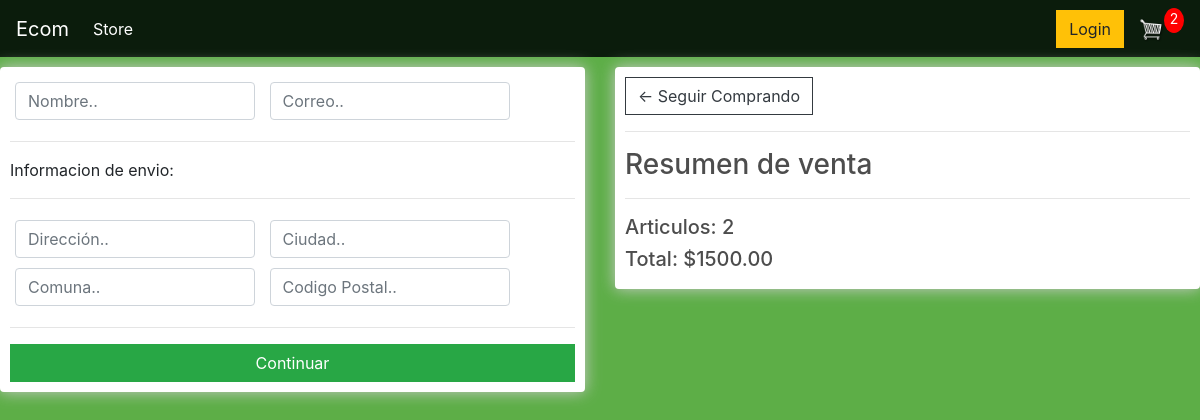
/checkout/ (signed in), run on an earlier commit of the app's database.
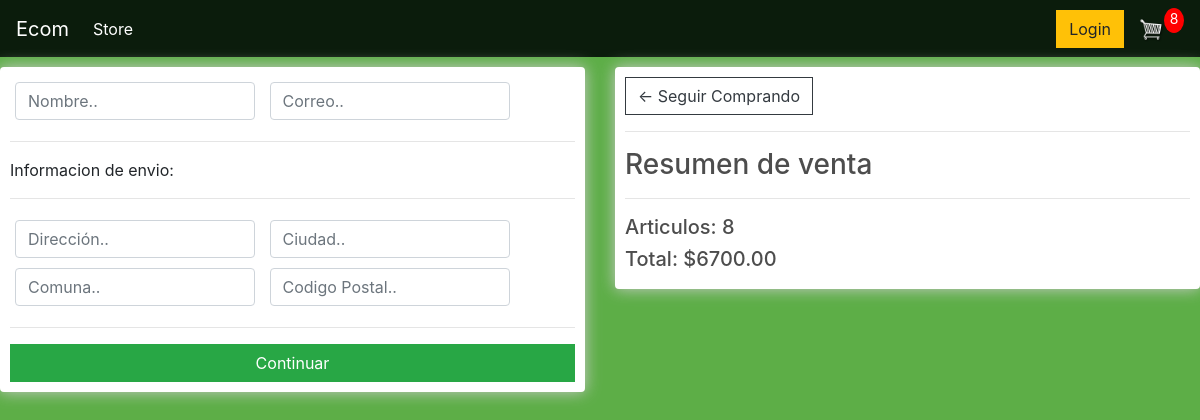
And on a later commit of the database.
### store/models.py (models this page shows, shortened)
class Order(models.Model):
    customer         =  models.ForeignKey      (Customer, on_delete=models.SET_NULL, blank=True, null=True)
    date_orderd      =  models.DateTimeField   (auto_now_add=True)
    complete         =  models.BooleanField    (default=False, null=True, blank=False)
    transaction_id   =  models.CharField       (max_length=200, null=True)
    @property
    def shipping(self):
        shipping = False
        OrderItems = self.orderitem_set.all()
        for i in OrderItems:
            if i.product.digital == False:
                shipping = True
        return shipping
    @property
    def get_cart_total(self):
        orderitems = self.orderitem_set.all()
        total = sum([item.get_total for item in orderitems])
        return total
    @property
    def get_cart_items(self):
        orderitems = self.orderitem_set.all()
        total = sum([item.qunatity for item in orderitems])
        return total

class OrderItem(models.Model):
    product          =  models.ForeignKey      (Product, on_delete=models.SET_NULL, blank=True, null=True)
    order            =  models.ForeignKey      (Order, on_delete=models.SET_NULL, blank=True, null=True)
    qunatity         =  models.IntegerField    (default=0, null=True, blank=True)
    date_added       =  models.DateTimeField   (auto_now_add=True)
    @property
    def get_total(self):
        total = self.product.price * self.qunatity
        return total

class Product(models.Model):
    name             =  models.CharField       (max_length=200, null=True)
    price            =  models.FloatField      ()
    digital          =  models.BooleanField    (default=False,null=True, blank=True)
    image            =  models.ImageField      (null=True, blank=True)

### store/views.py (the view)
# urls.py: path('checkout/', views.checkout, name="checkout"),
def checkout(request):
	if request.user.is_authenticated:
		customer = request.user.customer
		order, created = Order.objects.get_or_create(customer=customer, complete=False)
		items = order.orderitem_set.all()
		cartItems = order.get_cart_items
	else:
		items = []
		order = {'get_cart_total':0, 'get_cart_items':0, 'shipping':False}
		cartItems = order['get_cart_items']
	context = {'items':items, 'order':order, 'cartItems':cartItems}
	return render(request, 'store/checkout.html', context)

### store/templates/store/checkout.html (shortened to what this page needs)
{% extends 'store/main.html' %}
{% load static %}
{% block content %}
     <div class="row">
		<div class="col-lg-6">
			<div class="box-element" id="form-wrapper">
				<form id="form">
					<div id="user-info">
						<div class="form-field">
							<input required class="form-control" type="text" name="name" placeholder="Nombre..">
						</div>
						<div class="form-field">
							<input required class="form-control" type="email" name="email" placeholder="Correo..">
						</div>
					</div>
					<div id="shipping-info">
						<hr>
						<p>Informacion de envio:</p>
						<hr>
						<div class="form-field">
							<input class="form-control" type="text" name="address" placeholder="Dirección..">
						</div>
						<div class="form-field">
							<input class="form-control" type="text" name="city" placeholder="Ciudad..">
						</div>
						<div class="form-field">
							<input class="form-control" type="text" name="state" placeholder="Comuna..">
						</div>
						<div class="form-field">
							<input class="form-control" type="text" name="zipcode" placeholder="Codigo Postal..">
						</div>
					</div>
					<hr>
					<input id="form-button" class="btn btn-success btn-block" type="submit" value="Continuar">
				</form>
			</div>
			<br>
		</div>
		<div class="col-lg-6">
			<div class="box-element">
				<a  class="btn btn-outline-dark" href="{% url 'cart' %}">&#x2190; Seguir Comprando</a>
				<hr>
				<h3>Resumen de venta</h3>
				<hr>
				<h5>Articulos:   {{order.get_cart_items}}</h5>
				<h5>Total:   ${{order.get_cart_total|floatformat:2}}</h5></h5>
			</div>
		</div>
	</div>
{% endblock content %}

What changed in the data, as far as the page shows it:
changed through a linked row, Order: get_cart_items "2" → "8"; get_cart_total "1500.00" → "6700.00"
Also different on the page:
{{ cartItems }}: "2" → "8"
